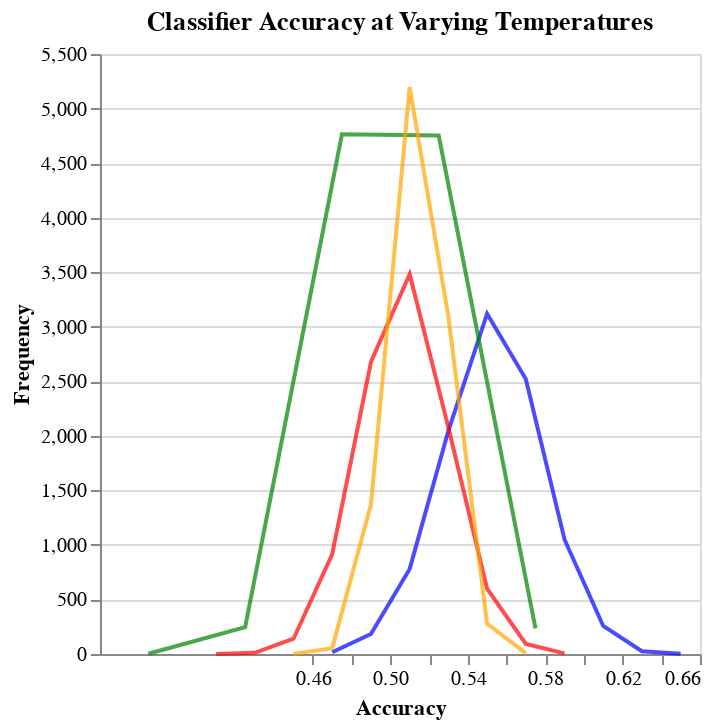

The code cell stored with this chart in its notebook:
### Code cell
histogram_0 = alt.Chart(bootstrap_df).mark_line(opacity=0.7, color='blue').encode(
    alt.X('temp_0:Q', bin=True, title='Accuracy'),
    alt.Y('count():Q', title='Frequency')  
)

histogram_7 = alt.Chart(bootstrap_df).mark_line(opacity=0.7, color='red').encode(
    alt.X('temp_7:Q', bin=True, title='Accuracy'),
    alt.Y('count():Q', title='Frequency')  
)

histogram_14 = alt.Chart(bootstrap_df).mark_line(opacity=0.7, color='green').encode(
    alt.X('temp_14:Q', bin=True, title='Accuracy'),
    alt.Y('count():Q', title='Frequency')  
).properties(
    title='Classifier Accuracy at Varying Temperatures'
)

histogram_all = alt.Chart(bootstrap_df).mark_line(opacity=0.7, color='orange').encode(
    alt.X('temp_all:Q', bin=True, title='Accuracy'),
    alt.Y('count():Q', title='Frequency')  
).properties(
    title='Classifier Accuracy at Varying Temperatures'
)

combined_histogram = alt.layer(
    histogram_0,
    histogram_7,
    histogram_14,
    histogram_all
)


combined_histogram.display()

### Figure 1 — Vega-Lite specification as saved in the notebook (floating-point values rounded to 4 significant figures; data arrays with more than 128 entries replaced by an {"elided": "..."} marker saying what was removed)
{"config": {"view": {"continuousWidth": 300, "continuousHeight": 300}}, "layer": [{"mark": {"type": "line", "color": "blue", "opacity": 0.7}, "encoding": {"x": {"bin": true, "field": "temp_0", "title": "Accuracy", "type": "quantitative"}, "y": {"aggregate": "count", "title": "Frequency", "type": "quantitative"}}}, {"mark": {"type": "line", "color": "red", "opacity": 0.7}, "encoding": {"x": {"bin": true, "field": "temp_7", "title": "Accuracy", "type": "quantitative"}, "y": {"aggregate": "count", "title": "Frequency", "type": "quantitative"}}}, {"mark": {"type": "line", "color": "green", "opacity": 0.7}, "encoding": {"x": {"bin": true, "field": "temp_14", "title": "Accuracy", "type": "quantitative"}, "y": {"aggregate": "count", "title": "Frequency", "type": "quantitative"}}, "title": "Classifier Accuracy at Varying Temperatures"}, {"mark": {"type": "line", "color": "orange", "opacity": 0.7}, "encoding": {"x": {"bin": true, "field": "temp_all", "title": "Accuracy", "type": "quantitative"}, "y": {"aggregate": "count", "title": "Frequency", "type": "quantitative"}}, "title": "Classifier Accuracy at Varying Temperatures"}], "data": {"name": "data-80da52f2aed3cccd5c8530b5df94b15e"}, "$schema": "https://vega.github.io/schema/vega-lite/v5.17.0.json", "datasets": {"data-80da52f2aed3cccd5c8530b5df94b15e": {"elided": "10000 records"}}}
